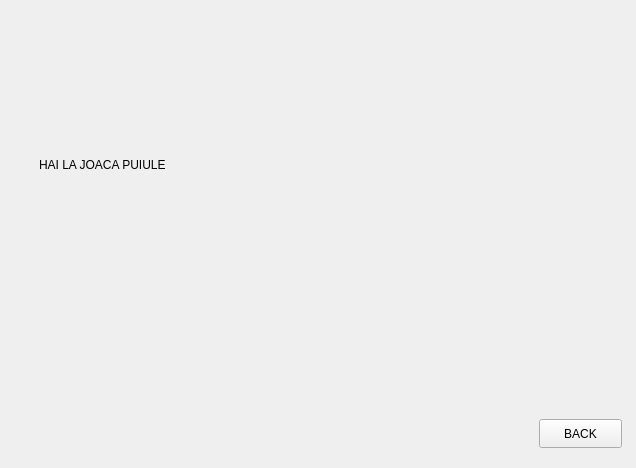
<?xml version="1.0" encoding="UTF-8"?>
<ui version="4.0">
 <class>StartScreen</class>
 <widget class="QMainWindow" name="StartScreen">
  <property name="geometry">
   <rect>
    <x>0</x>
    <y>0</y>
    <width>636</width>
    <height>468</height>
   </rect>
  </property>
  <property name="windowTitle">
   <string>StartScreen</string>
  </property>
  <widget class="QWidget" name="centralwidget">
   <widget class="QStackedWidget" name="stackedWidget">
    <property name="geometry">
     <rect>
      <x>-1</x>
      <y>-1</y>
      <width>641</width>
      <height>471</height>
     </rect>
    </property>
    <property name="currentIndex">
     <number>2</number>
    </property>
    <widget class="QWidget" name="MainMenu">
     <widget class="QPushButton" name="toplay">
      <property name="geometry">
       <rect>
        <x>260</x>
        <y>130</y>
        <width>131</width>
        <height>31</height>
       </rect>
      </property>
      <property name="text">
       <string>PLAY</string>
      </property>
     </widget>
     <widget class="QPushButton" name="toleaderboard">
      <property name="geometry">
       <rect>
        <x>260</x>
        <y>180</y>
        <width>131</width>
        <height>31</height>
       </rect>
      </property>
      <property name="text">
       <string>LEADERBOARD</string>
      </property>
     </widget>
     <widget class="QPushButton" name="toquit">
      <property name="geometry">
       <rect>
        <x>260</x>
        <y>230</y>
        <width>131</width>
        <height>31</height>
       </rect>
      </property>
      <property name="text">
       <string>QUIT</string>
      </property>
     </widget>
    </widget>
    <widget class="QWidget" name="EnterName">
     <widget class="QLineEdit" name="name_input">
      <property name="geometry">
       <rect>
        <x>200</x>
        <y>80</y>
        <width>113</width>
        <height>28</height>
       </rect>
      </property>
     </widget>
     <widget class="QLabel" name="name_label">
      <property name="geometry">
       <rect>
        <x>60</x>
        <y>80</y>
        <width>141</width>
        <height>20</height>
       </rect>
      </property>
      <property name="text">
       <string>ENTER YOUR NAME</string>
      </property>
     </widget>
     <widget class="QPushButton" name="goback_2">
      <property name="geometry">
       <rect>
        <x>540</x>
        <y>430</y>
        <width>83</width>
        <height>29</height>
       </rect>
      </property>
      <property name="text">
       <string>BACK</string>
      </property>
     </widget>
     <widget class="QPushButton" name="gostart">
      <property name="geometry">
       <rect>
        <x>210</x>
        <y>130</y>
        <width>83</width>
        <height>29</height>
       </rect>
      </property>
      <property name="text">
       <string>START</string>
      </property>
     </widget>
    </widget>
    <widget class="QWidget" name="PlayScreen">
     <widget class="QLabel" name="label_3">
      <property name="geometry">
       <rect>
        <x>40</x>
        <y>140</y>
        <width>581</width>
        <height>51</height>
       </rect>
      </property>
      <property name="styleSheet">
       <string notr="true">font: 36pt &quot;Segoe UI&quot;;</string>
      </property>
      <property name="text">
       <string>HAI LA JOACA PUIULE</string>
      </property>
     </widget>
     <widget class="QPushButton" name="goback_3">
      <property name="geometry">
       <rect>
        <x>540</x>
        <y>420</y>
        <width>83</width>
        <height>29</height>
       </rect>
      </property>
      <property name="text">
       <string>BACK</string>
      </property>
     </widget>
    </widget>
    <widget class="QWidget" name="LeaderBoard">
     <widget class="QLabel" name="label">
      <property name="geometry">
       <rect>
        <x>220</x>
        <y>80</y>
        <width>231</width>
        <height>71</height>
       </rect>
      </property>
      <property name="styleSheet">
       <string notr="true">font: 20pt &quot;Segoe UI&quot;;</string>
      </property>
      <property name="text">
       <string>LEADERBOARD</string>
      </property>
     </widget>
     <widget class="QPushButton" name="goback">
      <property name="geometry">
       <rect>
        <x>540</x>
        <y>430</y>
        <width>91</width>
        <height>29</height>
       </rect>
      </property>
      <property name="text">
       <string>BACK</string>
      </property>
     </widget>
    </widget>
   </widget>
  </widget>
 </widget>
 <resources/>
 <connections/>
</ui>
